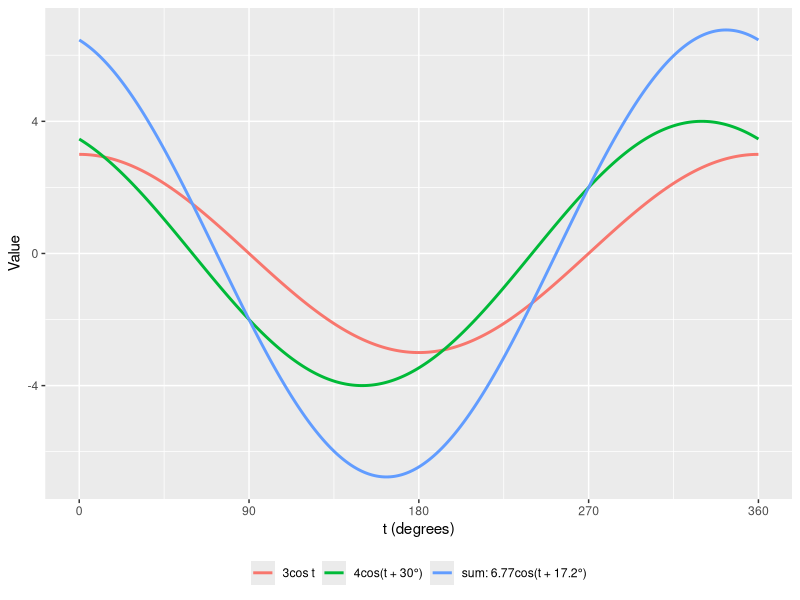

Reproduce this figure in R.
## ---- chunk 1
#| echo: false
#| fig-alt: "Three wave curves over one cycle, 0 to 360 degrees: 3cos t, 4cos(t + 30 degrees) and their sum, a larger wave of height about 6.77 shifted by about 17 degrees."
library(ggplot2)

t <- seq(0, 360, length.out = 400)
rad <- t * pi / 180
d <- rbind(
  data.frame(t, y = 3 * cos(rad), wave = "3cos t"),
  data.frame(t, y = 4 * cos(rad + 30 * pi / 180), wave = "4cos(t + 30°)"),
  data.frame(t, y = 6.766 * cos(rad + 17.19 * pi / 180), wave = "sum: 6.77cos(t + 17.2°)")
)

ggplot(d, aes(t, y, colour = wave)) +
  geom_line(linewidth = 1) +
  scale_x_continuous(breaks = seq(0, 360, 90)) +
  labs(x = "t (degrees)", y = "Value", colour = NULL) +
  theme(legend.position = "bottom")
